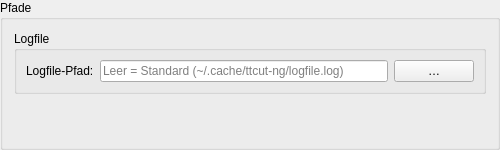
<?xml version="1.0" encoding="UTF-8"?>
<ui version="4.0">
 <class>TTCutSettingsPaths</class>
 <widget class="QGroupBox" name="TTCutSettingsPaths">
  <property name="geometry">
   <rect><x>0</x><y>0</y><width>500</width><height>150</height></rect>
  </property>
  <property name="title"><string>Pfade</string></property>
  <layout class="QVBoxLayout">
   <item>
    <widget class="QGroupBox" name="gbLogPath">
     <property name="title"><string>Logfile</string></property>
     <layout class="QFormLayout">
      <item row="0" column="0"><widget class="QLabel" name="laLogfile"><property name="text"><string>Logfile-Pfad:</string></property></widget></item>
      <item row="0" column="1">
       <layout class="QHBoxLayout">
        <item><widget class="QLineEdit" name="leLogfile"><property name="placeholderText"><string>Leer = Standard (~/.cache/ttcut-ng/logfile.log)</string></property></widget></item>
        <item><widget class="QPushButton" name="btnLogfileOpen"><property name="text"><string>…</string></property></widget></item>
       </layout>
      </item>
     </layout>
    </widget>
   </item>
   <item>
    <spacer><property name="orientation"><enum>Qt::Vertical</enum></property><property name="sizeHint" stdset="0"><size><width>20</width><height>40</height></size></property></spacer>
   </item>
  </layout>
 </widget>
 <resources/>
 <connections/>
</ui>
